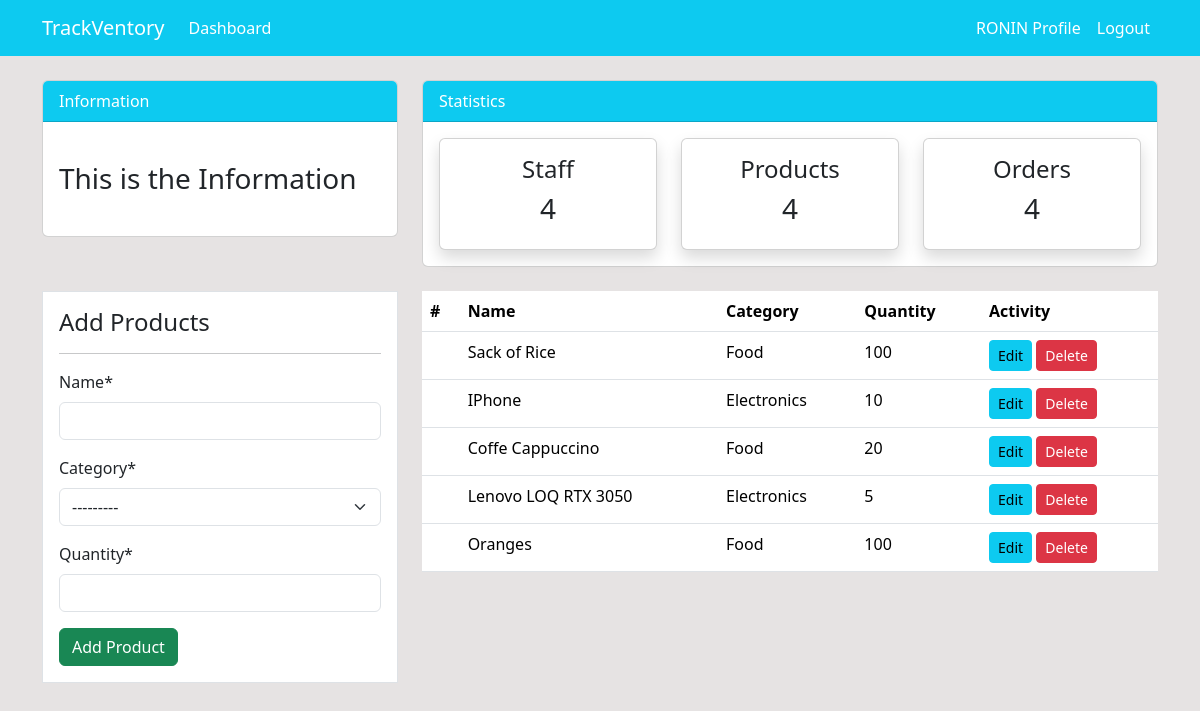
The app's page /product/ (signed in) with its own data.
### dashboard/models.py (models this page shows, shortened)
class Product(models.Model):
    name=models.CharField(max_length=100,null=True)
    category=models.CharField(max_length=20, choices=CATEGORY,null=True)
    quantity=models.PositiveIntegerField(null=True)
    class Meta:
        verbose_name_plural='Product'

### dashboard/views.py (the view)
# urls.py: path('product/',views.product,name='dashboard-product'),
@login_required
def product(request):
    items=Product.objects.all() # using ORM (object relation mapping )
    if request.method=='POST':
        form=ProductForm(request.POST)
        if form.is_valid():
            form.save()
            return redirect('dashboard-product')
    else:
        form=ProductForm()
    context={
        'items': items,
        'form':form,
    }
    return render(request,'dashboard/product.html',context)

### dashboard/forms.py
class ProductForm(forms.ModelForm):
    class Meta:
        model=Product
        fields=['name','category','quantity']

### templates/dashboard/product.html (shortened to what this page needs)
{% extends 'partials/base.html' %}
{% load crispy_forms_tags %}
{% block content %}
{% include 'partials/topnav.html' %}
 <div class="container">
    <div class="row my-4">
        <div class="col-md-4">
            <div class="border bg-white p-3">
                <h4>Add Products</h4>
                <hr>
                <form method="POST">
                    {{form|crispy}}
                    <input class="btn btn-success btn-block" type="submit" value="Add Product">
                </form>
            </div>
        </div>
        <div class="col-md-8">
            <table class="table bg-white">
                <thead class="bg-info">
                    <tr class="text-white">
                        <th scope="col">#</th>
                        <th scope="col">Name</th>
                        <th scope="col">Category</th>
                        <th scope="col">Quantity</th>
                        <th scope="col">Activity</th>
                    </tr>
                </thead>
                <tbody>
                    {% for  item in items%}
                    <tr>
                        <th scope="row"> </th>
                        <td>{{item.name}}</td>
                        <td>{{item.category}}</td>
                        <td>{{item.quantity}}</td>
                        <td>
                            <a class="btn btn-info btn-sm" href="{% url 'dashboard-product-update' item.id %}">Edit</a>
                            <a class="btn btn-danger btn-sm" href="{% url 'dashboard-product-delete' item.id %}">Delete</a>
                        </td>
                    </tr>
                    {% endfor %}
                </tbody>
            </table>
        </div>
    </div>
</div>
{% endblock %}

### templates/partials/nav.html (shortened to what this page needs)
<nav class="navbar navbar-expand-lg navbar-info bg-info">
    <div class="container d-flex justify-content-between align-items-center">
        <a class="navbar-brand text-white font-weight-bold" href="{% url 'dashboard-index' %}">TrackVentory</a>
        {% if user.is_authenticated %}
        <ul class="navbar-nav mr-auto">
            <li class="nav-item">
                <a class="nav-link text-white" href="{% url 'dashboard-index' %}">Dashboard</a>
            </li>
        </ul>
        <div class="collapse navbar-collapse justify-content-end" id="navbarContent">
            <ul class="navbar-nav d-flex align-items-center">
                <li class="nav-item">
                    <a class="nav-link text-white" href="{% url 'user-profile' %}">{{ user.username }} Profile</a>
                </li>
                <li class="nav-item">
                    <a class="nav-link text-white" href="#"
                        onclick="event.preventDefault(); document.getElementById('logout-form').submit();">Logout</a>
                </li>
            </ul>
        </div>
        {% endif %}
    </div>
</nav>

### static/style.css (style rules this page uses)
body { background: rgb(230, 227, 227); }

### records on screen
Product: name "Sack of Rice", category "Food", quantity "100"
Product: name "IPhone", category "Electronics", quantity "10"
Product: name "Coffe Cappuccino", category "Food", quantity "20"
Product: name "Lenovo LOQ RTX 3050", category "Electronics", quantity "5"
Product: name "Oranges", category "Food", quantity "100"

### other values on screen
{{ user.username }} "RONIN"
